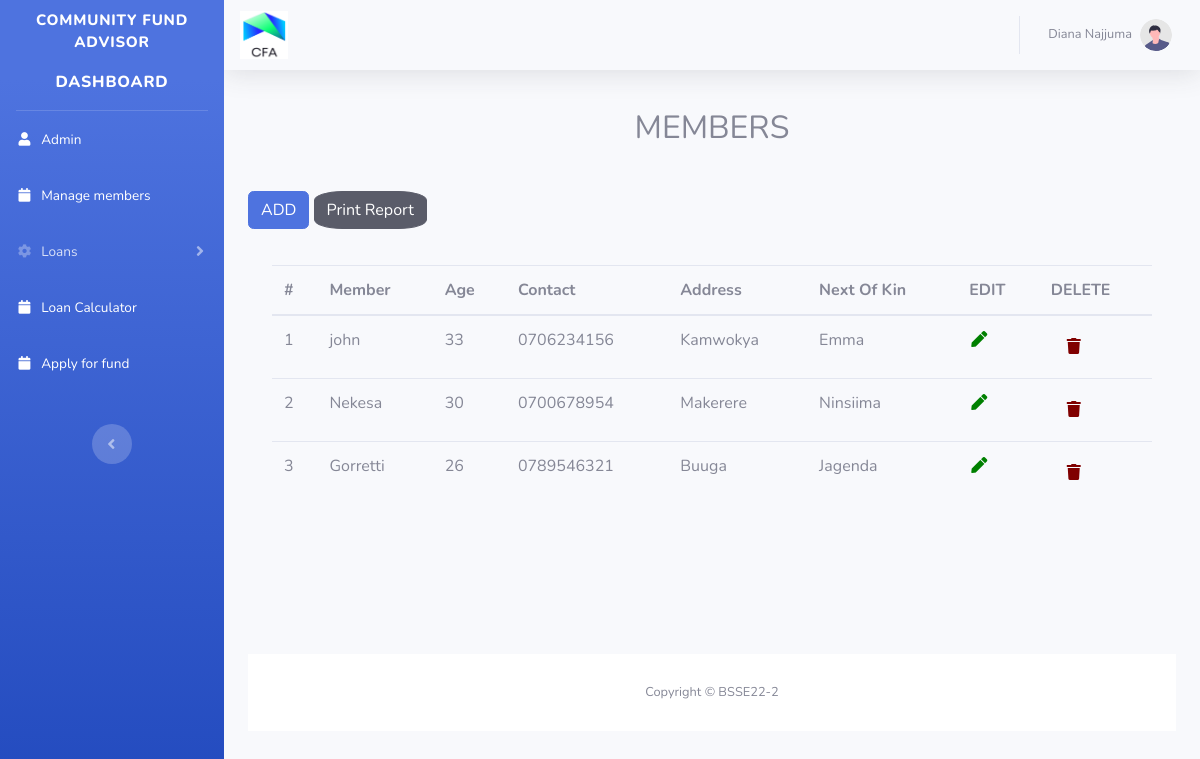
The page /chair/viewmembers.php (signed in) on the database its author committed.
### tables this page shows
CREATE TABLE `tbl_member` (
  `id` int(255) NOT NULL,
  `memberName` varchar(25) NOT NULL,
  `nextOfKin` varchar(25) NOT NULL,
  `age` int(255) NOT NULL,
  `contact` varchar(255) NOT NULL,
  `address` varchar(25) NOT NULL
);

### chair/viewmembers.php (the view, shortened to what this page needs)
<?php
include('security.php');
include('includes/header.php');
include('includes/navbar.php');
include('includes/topbar.php');
 ?>
 	<div class="container">
        <h2 align="center" class="mb-4" style="padding-top:15px; padding-bottom:20px"> MEMBERS </h2>
 		<div class="table-responsive">
            <?php
                $query = "SELECT * FROM tbl_member";
                $query_run = mysqli_query($connection, $query);
                $counter = 1;
            ?>
<a href="newmember.php" class="btn btn-primary" style=" margin-bottom: 20px;" data-toggle="modal" data-target="#memberModal"> ADD </a>
        <a href="viewdata.php" target="_blank" class="btn btn-dark" style="margin-bottom: 20px; border-radius: 25%;"> Print Report </a>
        <div class="container-fluid">
            <table class="table table-bordered table-light table-stripped" id="dataTable" width="100%" cellspacing="0">
                    <div class="table-responsive">
                            <table class="table" id="table-data">
                                <thead>
                                <tr>
                        <th>#</th>
                        <th> Member </th>
                        <th> Age </th>
                        <th> Contact </th>
                        <th> Address </th>
                        <th> Next Of Kin </th>
                        <th> EDIT </th>
                        <th> DELETE </th>
                    </tr>
                </thead>
                <tbody>
                <?php
                    if(mysqli_num_rows($query_run) > 0)
                    {
                        while ($row = mysqli_fetch_assoc($query_run))
                        {
                            ?>
                    <tr>
                        <td><?php echo $counter ?></td>
                        <td><?php echo $row['memberName']; ?></td>
                        <td><?php echo $row['age']; ?></td>
                        <td><?php echo $row['contact']; ?></td>
                        <td><?php echo $row['address']; ?></td>
                        <td><?php echo $row['nextOfKin']; ?></td>
                        <td>
                            <form action="edit_member.php" method="POST">
                            <i style="color: green !important; cursor:pointer !important;" type="submit" name="editbtn" class="fas fa-fw fa-pen"></i>
                            </form>
                        </td>
                        <td>
                            <form action="view_member.php" method="POST">
                                    <button type="submit" name="deletebtn" class="btn btn-link">
                                    <i style="color: maroon !important; cursor:pointer !important;" type="submit" name="deletebtn" class="fas fa-fw fa-trash"></i>
                                    </button>
                                </form>
                        </td>
                    </tr>
                    <?php
                        $counter++;}
                    }
                    else{
                        echo "no record found";
                    }
                    ?>
                </tbody>
            </table>
 	</div>
 <?php
include('includes/footer.php');
?>

### rows shown on the page
tbl_member: memberName "john", age "33", contact "0706234156", address "Kamwokya", nextOfKin "Emma"
tbl_member: memberName "Nekesa", age "30", contact "0700678954", address "Makerere", nextOfKin "Ninsiima"
tbl_member: memberName "Gorretti", age "26", contact "0789546321", address "Buuga", nextOfKin "Jagenda"

### other values the page prints
$firstname "Diana"
$lastname "Najjuma"
